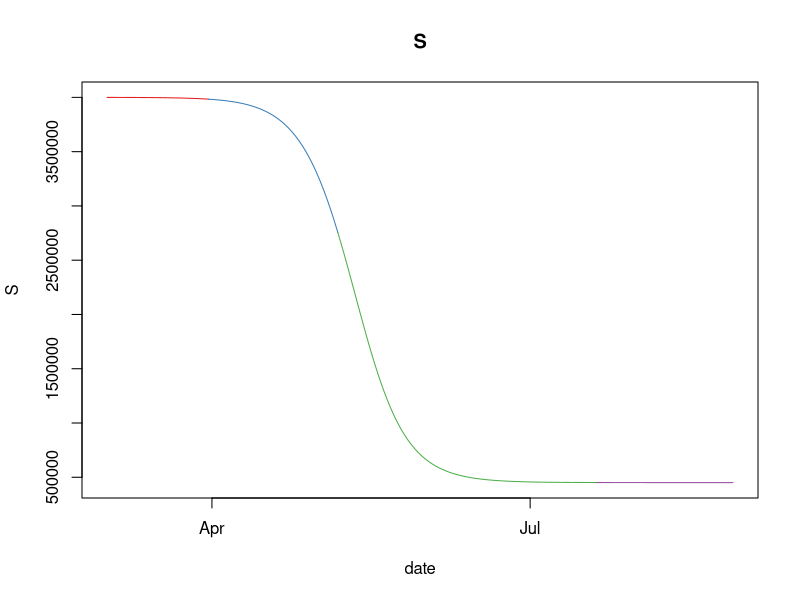
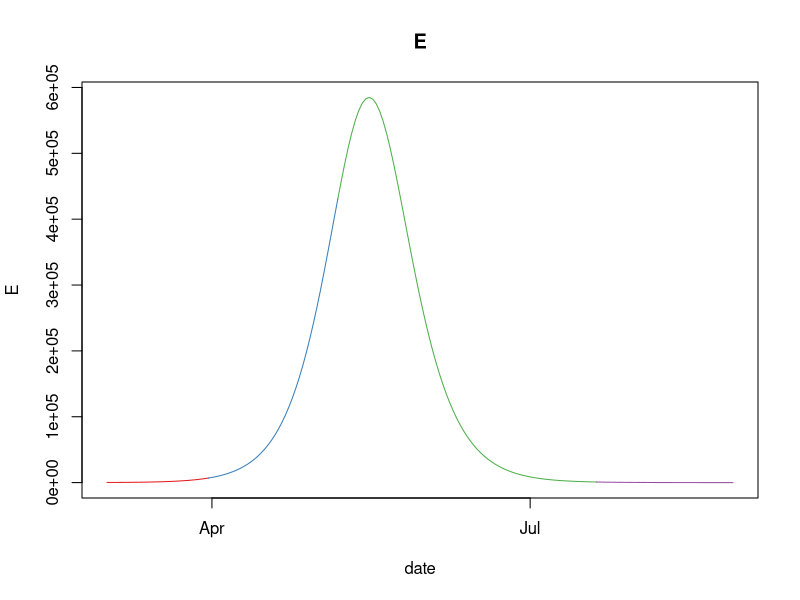
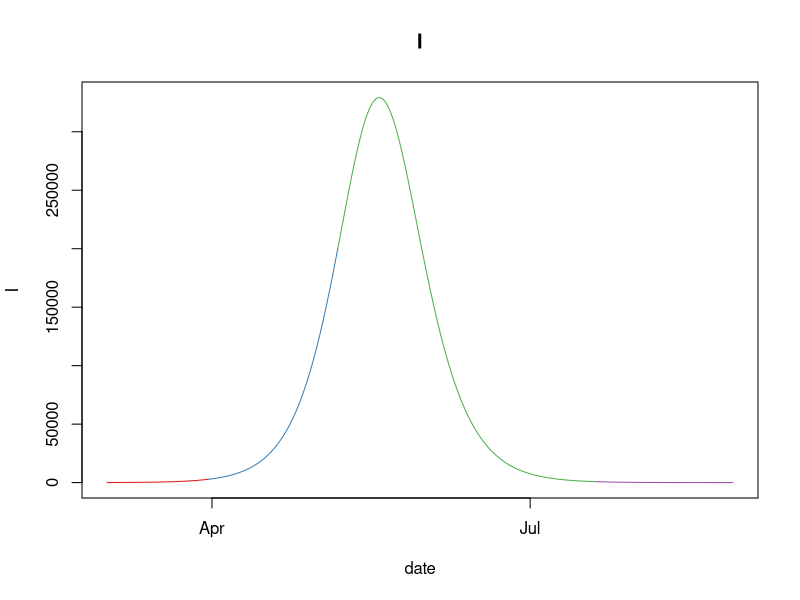
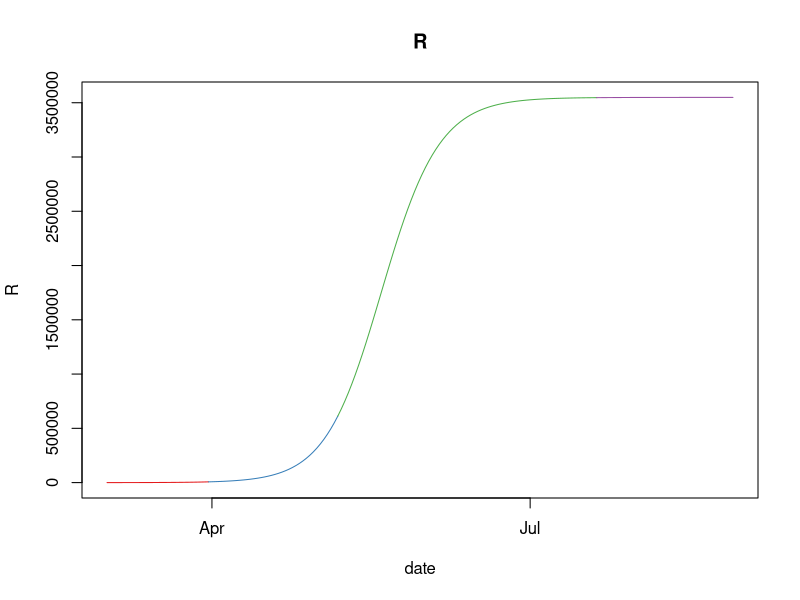
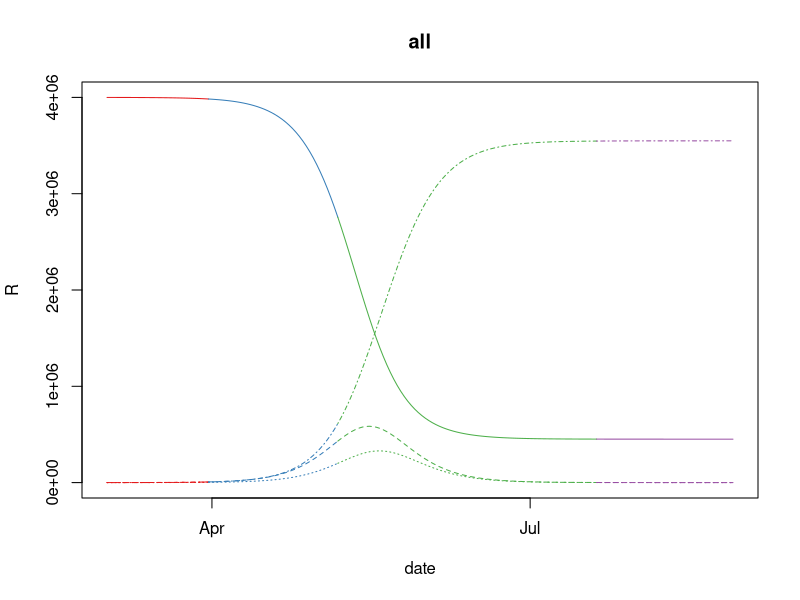

Recreate these plots in R, in order.
library(deSolve)
library(RColorBrewer)

seirsim <- function(date, S0, E0, I0, R0, beta, gamma, sigma) {
  out <- ode(
    times = seq_len(length(date)),
    y = c(S = S0, E = E0, I = I0, R = R0),
    parms = c(N = N, beta = beta, gamma = gamma, sigma = sigma, dtstep = 1),
    method = "euler",
    func = function(t, y, parms) {
      with(as.list(c(y, parms)), {
        dS <- dtstep * (-beta * ((S * I) / N))
        dE <- dtstep * (beta * ((S * I) / N) - sigma * E)
        dI <- dtstep * (sigma * E - gamma * I)
        dR <- dtstep * (gamma * I)
        list(c(dS, dE, dI, dR))
      })
    }
  )
  colnames(out)[1] <- "date"
  out <- as.data.frame(out)
  out$date <- date
  out
}

# same as seirsim, but rounds its output values to integers, since non-integer individuals don't exist.
seirsimvisual <- function(date, S0, E0, I0, R0, beta, gamma, sigma) {
  out <- seirsim(date, S0, E0, I0, R0, beta, gamma, sigma)
  out$S <- round(out$S)
  out$E <- round(out$E)
  out$I <- round(out$I)
  out$R <- round(out$R)
  out
}

colors <- brewer.pal(9, name = "Set1")
types <- c("S", "E", "I", "R")
phases <- c(
  as.Date("2020-03-02"),
  # no lockdown
  as.Date("2020-03-31"),
  # lockdown
  as.Date("2020-05-07"),
  # no lockdown
  as.Date("2020-07-20"),
  # summer vacation
  as.Date("2020-08-28")
)
betas <- c(
  0.7938187,
  0.7938187,
  0.7938187,
  0.7938187
)

allphases <- seq.Date(phases[1], phases[length(phases)], 1)
N <- 4000000
R0 <- 0
I0 <- 14
E0 <- 20 * I0
S0 <- N - E0 - I0 - R0
gamma <- 0.33
sigma <- 0.19

simulateds <- list()
for (i in 1:(length(phases) - 1)) {
  from <- phases[i]
  to <- phases[i + 1]
  beta <- betas[i]

  date <- seq.Date(from, to, 1)
  simulated <- seirsimvisual(date, S0, E0, I0, R0, beta, gamma, sigma)

  simulateds[[i]] <- simulated

  # Starting parameters for the next iteration equal the final values for the current simulated run,
  # since the next simulated phase should pick up where the current one left off.
  R0 <- simulated[nrow(simulated), "R"]
  I0 <- simulated[nrow(simulated), "I"]
  E0 <- simulated[nrow(simulated), "E"]
  S0 <- N - E0 - I0 - R0
}

for (type in types) {
  min <- min(unlist(lapply(simulateds, function(s) min(s[, type]))))
  max <- max(unlist(lapply(simulateds, function(s) max(s[, type]))))
  plot(allphases, rep(0, length(allphases)), main = type, xlab = "date", ylab = type, ylim = c(min, max), type = "n", cex = 0.5)

  for (i in seq_len(length(simulateds))) {
    simulated <- simulateds[[i]]
    color <- colors[i]
    lines(simulated$date, simulated[, type], col = color)
  }
}

plot(allphases, rep(0, length(allphases)), main = "all", xlab = "date", ylab = type, ylim = c(0, N), type = "n", cex = 0.5)

for (t in 1:4) {
  type <- types[t]
  for (i in seq_len(length(simulateds))) {
    simulated <- simulateds[[i]]
    color <- colors[i]
    lines(simulated$date, simulated[, type], col = color, lty = t)
  }
}
